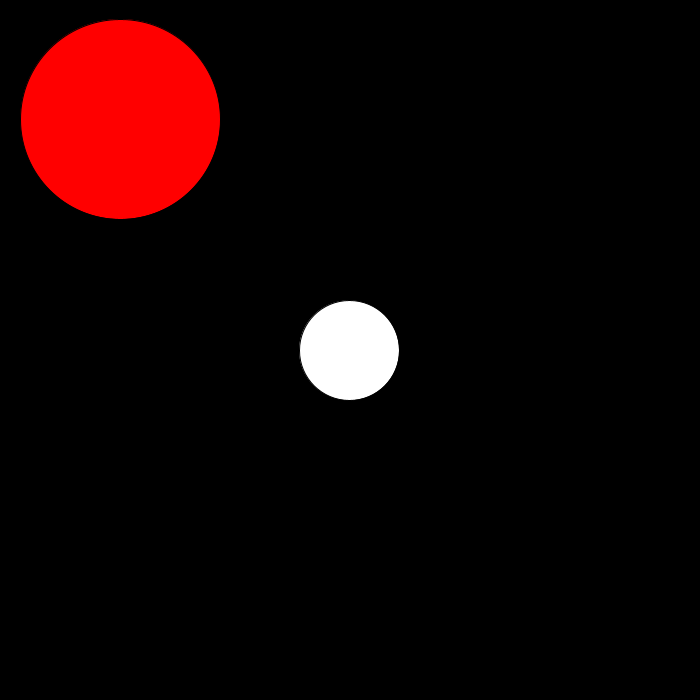
Frame 1 (no input)
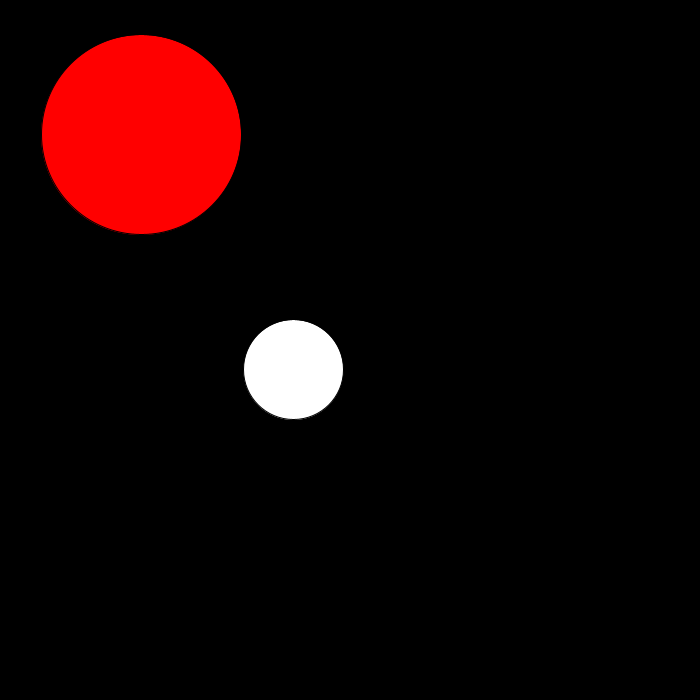
Frame 60 (the mouse pressed at the canvas centre just before this capture)
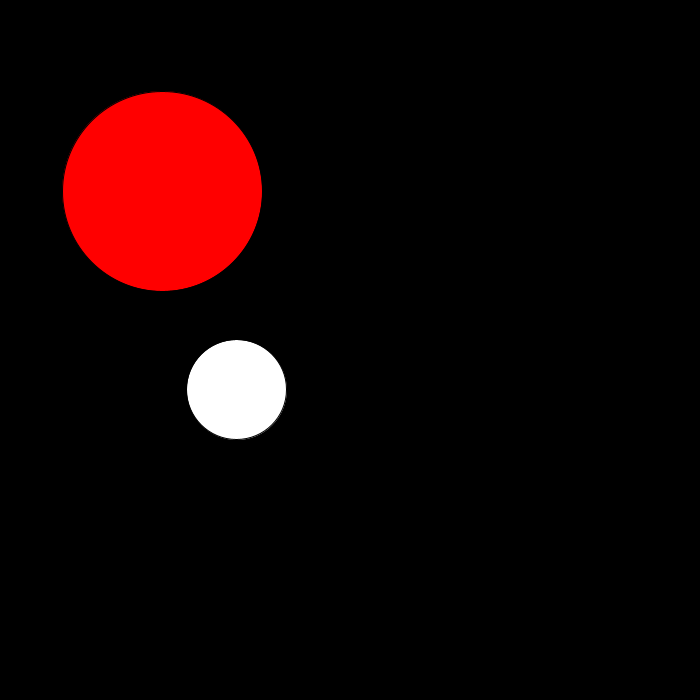
Frame 120 (the mouse held since frame 60 and released just before this capture)

The Processing sketch that drew these frames (run headless with seeded random() and noise(); from frame 60 on, the mouse is pressed at the canvas centre):

// Processing sketch: Collission_balls
// ── Collission_balls.pde
PVector mouse, circle, vel, loc2, vel2;
float sz=100;
float sz2=200;
int count=0;

void setup() {
  size (700, 700);
  circle= new PVector (width/2, height/2);
  vel = PVector.random2D();
  vel2= PVector.random2D();
  loc2 = new PVector (120, 120);
}

void draw() {

  mouse= new PVector (mouseX, mouseY);
  background(0);
  circle.add(vel);
  loc2.add(vel2);
  fill(255,255,255);
  ellipse(circle.x, circle.y, sz, sz);
 fill(255,0,0);
  ellipse(loc2.x, loc2.y, sz2, sz2);
  
  if (loc2.x-sz2/2<0 || loc2.x+sz2/2>width){
  vel2.x*=-1;
  println("red off side");
  }

  if (loc2.y-sz2/2<0 || loc2.y+sz2/2>height){
  vel2.y*=-1;
  println("red off top");
  }
  
  if (circle.x-sz/2<0 || circle.x+sz/2>width){
   vel.x*=-1; 
   println("white off side");
  }
  if (circle.y-sz/2<0 || circle.y+sz/2>height){
   vel.y*=-1; 
   println("white off top");
  }
  
  if (circle.dist(loc2)<(sz/2)+(sz2/2)) {
    println("GGG");
    if (circle.x<loc2.x) {     
      //white one is to the left
      vel.x+=-1;
      vel2.x*=-1;
     } 
    if (loc2.x<=circle.x){
     //white one is on the right 
      vel.x+=-1;
      vel2.x*=-1;
    }
    if (circle.y<loc2.y){
     //white one is on top 
  vel.y*=-1;
vel2.y*=-1;  
  }
    if (loc2.y<=circle.y){
     //white is on the bottom 
  vel.y*=-1;
vel2.y*=-1;
    }
    }
  }
